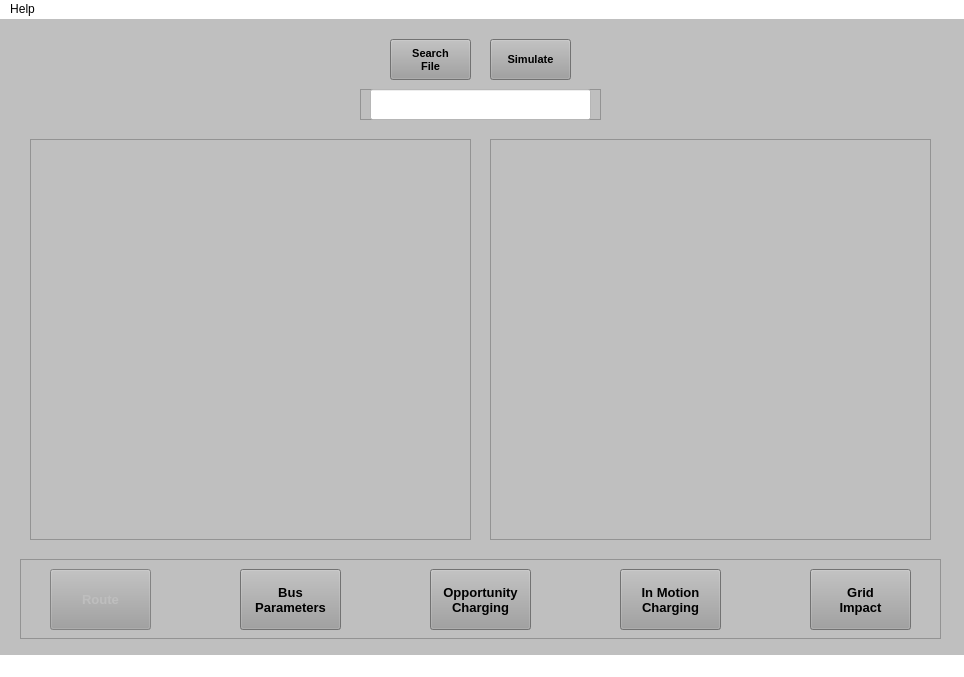
<?xml version="1.0" encoding="UTF-8"?>
<ui version="4.0">
 <class>MainWindow</class>
 <widget class="QMainWindow" name="MainWindow">
  <property name="geometry">
   <rect>
    <x>0</x>
    <y>0</y>
    <width>964</width>
    <height>677</height>
   </rect>
  </property>
  <property name="palette">
   <palette>
    <active>
     <colorrole role="WindowText">
      <brush brushstyle="SolidPattern">
       <color alpha="255">
        <red>0</red>
        <green>0</green>
        <blue>0</blue>
       </color>
      </brush>
     </colorrole>
     <colorrole role="Button">
      <brush brushstyle="SolidPattern">
       <color alpha="255">
        <red>191</red>
        <green>191</green>
        <blue>191</blue>
       </color>
      </brush>
     </colorrole>
     <colorrole role="Light">
      <brush brushstyle="SolidPattern">
       <color alpha="255">
        <red>255</red>
        <green>255</green>
        <blue>255</blue>
       </color>
      </brush>
     </colorrole>
     <colorrole role="Midlight">
      <brush brushstyle="SolidPattern">
       <color alpha="255">
        <red>223</red>
        <green>223</green>
        <blue>223</blue>
       </color>
      </brush>
     </colorrole>
     <colorrole role="Dark">
      <brush brushstyle="SolidPattern">
       <color alpha="255">
        <red>95</red>
        <green>95</green>
        <blue>95</blue>
       </color>
      </brush>
     </colorrole>
     <colorrole role="Mid">
      <brush brushstyle="SolidPattern">
       <color alpha="255">
        <red>127</red>
        <green>127</green>
        <blue>127</blue>
       </color>
      </brush>
     </colorrole>
     <colorrole role="Text">
      <brush brushstyle="SolidPattern">
       <color alpha="255">
        <red>0</red>
        <green>0</green>
        <blue>0</blue>
       </color>
      </brush>
     </colorrole>
     <colorrole role="BrightText">
      <brush brushstyle="SolidPattern">
       <color alpha="255">
        <red>255</red>
        <green>255</green>
        <blue>255</blue>
       </color>
      </brush>
     </colorrole>
     <colorrole role="ButtonText">
      <brush brushstyle="SolidPattern">
       <color alpha="255">
        <red>0</red>
        <green>0</green>
        <blue>0</blue>
       </color>
      </brush>
     </colorrole>
     <colorrole role="Base">
      <brush brushstyle="SolidPattern">
       <color alpha="255">
        <red>255</red>
        <green>255</green>
        <blue>255</blue>
       </color>
      </brush>
     </colorrole>
     <colorrole role="Window">
      <brush brushstyle="SolidPattern">
       <color alpha="255">
        <red>191</red>
        <green>191</green>
        <blue>191</blue>
       </color>
      </brush>
     </colorrole>
     <colorrole role="Shadow">
      <brush brushstyle="SolidPattern">
       <color alpha="255">
        <red>0</red>
        <green>0</green>
        <blue>0</blue>
       </color>
      </brush>
     </colorrole>
     <colorrole role="AlternateBase">
      <brush brushstyle="SolidPattern">
       <color alpha="255">
        <red>223</red>
        <green>223</green>
        <blue>223</blue>
       </color>
      </brush>
     </colorrole>
     <colorrole role="ToolTipBase">
      <brush brushstyle="SolidPattern">
       <color alpha="255">
        <red>255</red>
        <green>255</green>
        <blue>220</blue>
       </color>
      </brush>
     </colorrole>
     <colorrole role="ToolTipText">
      <brush brushstyle="SolidPattern">
       <color alpha="255">
        <red>0</red>
        <green>0</green>
        <blue>0</blue>
       </color>
      </brush>
     </colorrole>
    </active>
    <inactive>
     <colorrole role="WindowText">
      <brush brushstyle="SolidPattern">
       <color alpha="255">
        <red>0</red>
        <green>0</green>
        <blue>0</blue>
       </color>
      </brush>
     </colorrole>
     <colorrole role="Button">
      <brush brushstyle="SolidPattern">
       <color alpha="255">
        <red>191</red>
        <green>191</green>
        <blue>191</blue>
       </color>
      </brush>
     </colorrole>
     <colorrole role="Light">
      <brush brushstyle="SolidPattern">
       <color alpha="255">
        <red>255</red>
        <green>255</green>
        <blue>255</blue>
       </color>
      </brush>
     </colorrole>
     <colorrole role="Midlight">
      <brush brushstyle="SolidPattern">
       <color alpha="255">
        <red>223</red>
        <green>223</green>
        <blue>223</blue>
       </color>
      </brush>
     </colorrole>
     <colorrole role="Dark">
      <brush brushstyle="SolidPattern">
       <color alpha="255">
        <red>95</red>
        <green>95</green>
        <blue>95</blue>
       </color>
      </brush>
     </colorrole>
     <colorrole role="Mid">
      <brush brushstyle="SolidPattern">
       <color alpha="255">
        <red>127</red>
        <green>127</green>
        <blue>127</blue>
       </color>
      </brush>
     </colorrole>
     <colorrole role="Text">
      <brush brushstyle="SolidPattern">
       <color alpha="255">
        <red>0</red>
        <green>0</green>
        <blue>0</blue>
       </color>
      </brush>
     </colorrole>
     <colorrole role="BrightText">
      <brush brushstyle="SolidPattern">
       <color alpha="255">
        <red>255</red>
        <green>255</green>
        <blue>255</blue>
       </color>
      </brush>
     </colorrole>
     <colorrole role="ButtonText">
      <brush brushstyle="SolidPattern">
       <color alpha="255">
        <red>0</red>
        <green>0</green>
        <blue>0</blue>
       </color>
      </brush>
     </colorrole>
     <colorrole role="Base">
      <brush brushstyle="SolidPattern">
       <color alpha="255">
        <red>255</red>
        <green>255</green>
        <blue>255</blue>
       </color>
      </brush>
     </colorrole>
     <colorrole role="Window">
      <brush brushstyle="SolidPattern">
       <color alpha="255">
        <red>191</red>
        <green>191</green>
        <blue>191</blue>
       </color>
      </brush>
     </colorrole>
     <colorrole role="Shadow">
      <brush brushstyle="SolidPattern">
       <color alpha="255">
        <red>0</red>
        <green>0</green>
        <blue>0</blue>
       </color>
      </brush>
     </colorrole>
     <colorrole role="AlternateBase">
      <brush brushstyle="SolidPattern">
       <color alpha="255">
        <red>223</red>
        <green>223</green>
        <blue>223</blue>
       </color>
      </brush>
     </colorrole>
     <colorrole role="ToolTipBase">
      <brush brushstyle="SolidPattern">
       <color alpha="255">
        <red>255</red>
        <green>255</green>
        <blue>220</blue>
       </color>
      </brush>
     </colorrole>
     <colorrole role="ToolTipText">
      <brush brushstyle="SolidPattern">
       <color alpha="255">
        <red>0</red>
        <green>0</green>
        <blue>0</blue>
       </color>
      </brush>
     </colorrole>
    </inactive>
    <disabled>
     <colorrole role="WindowText">
      <brush brushstyle="SolidPattern">
       <color alpha="255">
        <red>95</red>
        <green>95</green>
        <blue>95</blue>
       </color>
      </brush>
     </colorrole>
     <colorrole role="Button">
      <brush brushstyle="SolidPattern">
       <color alpha="255">
        <red>191</red>
        <green>191</green>
        <blue>191</blue>
       </color>
      </brush>
     </colorrole>
     <colorrole role="Light">
      <brush brushstyle="SolidPattern">
       <color alpha="255">
        <red>255</red>
        <green>255</green>
        <blue>255</blue>
       </color>
      </brush>
     </colorrole>
     <colorrole role="Midlight">
      <brush brushstyle="SolidPattern">
       <color alpha="255">
        <red>223</red>
        <green>223</green>
        <blue>223</blue>
       </color>
      </brush>
     </colorrole>
     <colorrole role="Dark">
      <brush brushstyle="SolidPattern">
       <color alpha="255">
        <red>95</red>
        <green>95</green>
        <blue>95</blue>
       </color>
      </brush>
     </colorrole>
     <colorrole role="Mid">
      <brush brushstyle="SolidPattern">
       <color alpha="255">
        <red>127</red>
        <green>127</green>
        <blue>127</blue>
       </color>
      </brush>
     </colorrole>
     <colorrole role="Text">
      <brush brushstyle="SolidPattern">
       <color alpha="255">
        <red>95</red>
        <green>95</green>
        <blue>95</blue>
       </color>
      </brush>
     </colorrole>
     <colorrole role="BrightText">
      <brush brushstyle="SolidPattern">
       <color alpha="255">
        <red>255</red>
        <green>255</green>
        <blue>255</blue>
       </color>
      </brush>
     </colorrole>
     <colorrole role="ButtonText">
      <brush brushstyle="SolidPattern">
       <color alpha="255">
        <red>95</red>
        <green>95</green>
        <blue>95</blue>
       </color>
      </brush>
     </colorrole>
     <colorrole role="Base">
      <brush brushstyle="SolidPattern">
       <color alpha="255">
        <red>191</red>
        <green>191</green>
        <blue>191</blue>
       </color>
      </brush>
     </colorrole>
     <colorrole role="Window">
      <brush brushstyle="SolidPattern">
       <color alpha="255">
        <red>191</red>
        <green>191</green>
        <blue>191</blue>
       </color>
      </brush>
     </colorrole>
     <colorrole role="Shadow">
      <brush brushstyle="SolidPattern">
       <color alpha="255">
        <red>0</red>
        <green>0</green>
        <blue>0</blue>
       </color>
      </brush>
     </colorrole>
     <colorrole role="AlternateBase">
      <brush brushstyle="SolidPattern">
       <color alpha="255">
        <red>191</red>
        <green>191</green>
        <blue>191</blue>
       </color>
      </brush>
     </colorrole>
     <colorrole role="ToolTipBase">
      <brush brushstyle="SolidPattern">
       <color alpha="255">
        <red>255</red>
        <green>255</green>
        <blue>220</blue>
       </color>
      </brush>
     </colorrole>
     <colorrole role="ToolTipText">
      <brush brushstyle="SolidPattern">
       <color alpha="255">
        <red>0</red>
        <green>0</green>
        <blue>0</blue>
       </color>
      </brush>
     </colorrole>
    </disabled>
   </palette>
  </property>
  <property name="windowTitle">
   <string>Electric Bus Charging Analyzer - Route</string>
  </property>
  <property name="windowIcon">
   <iconset>
    <normaloff>../Imgs/iconBus.png</normaloff>../Imgs/iconBus.png</iconset>
  </property>
  <property name="windowOpacity">
   <double>1.000000000000000</double>
  </property>
  <property name="autoFillBackground">
   <bool>false</bool>
  </property>
  <property name="locale">
   <locale language="English" country="UnitedStates"/>
  </property>
  <property name="documentMode">
   <bool>false</bool>
  </property>
  <widget class="QWidget" name="centralwidget">
   <widget class="QFrame" name="ButtonsFrame">
    <property name="geometry">
     <rect>
      <x>20</x>
      <y>540</y>
      <width>921</width>
      <height>80</height>
     </rect>
    </property>
    <property name="palette">
     <palette>
      <active>
       <colorrole role="Light">
        <brush brushstyle="SolidPattern">
         <color alpha="255">
          <red>255</red>
          <green>255</green>
          <blue>255</blue>
         </color>
        </brush>
       </colorrole>
       <colorrole role="Base">
        <brush brushstyle="SolidPattern">
         <color alpha="255">
          <red>143</red>
          <green>143</green>
          <blue>143</blue>
         </color>
        </brush>
       </colorrole>
       <colorrole role="HighlightedText">
        <brush brushstyle="SolidPattern">
         <color alpha="255">
          <red>255</red>
          <green>255</green>
          <blue>255</blue>
         </color>
        </brush>
       </colorrole>
       <colorrole role="NoRole">
        <brush brushstyle="SolidPattern">
         <color alpha="255">
          <red>255</red>
          <green>255</green>
          <blue>255</blue>
         </color>
        </brush>
       </colorrole>
      </active>
      <inactive>
       <colorrole role="Light">
        <brush brushstyle="SolidPattern">
         <color alpha="255">
          <red>255</red>
          <green>255</green>
          <blue>255</blue>
         </color>
        </brush>
       </colorrole>
       <colorrole role="Base">
        <brush brushstyle="SolidPattern">
         <color alpha="255">
          <red>143</red>
          <green>143</green>
          <blue>143</blue>
         </color>
        </brush>
       </colorrole>
       <colorrole role="HighlightedText">
        <brush brushstyle="SolidPattern">
         <color alpha="255">
          <red>255</red>
          <green>255</green>
          <blue>255</blue>
         </color>
        </brush>
       </colorrole>
       <colorrole role="NoRole">
        <brush brushstyle="SolidPattern">
         <color alpha="255">
          <red>255</red>
          <green>255</green>
          <blue>255</blue>
         </color>
        </brush>
       </colorrole>
      </inactive>
      <disabled>
       <colorrole role="Light">
        <brush brushstyle="SolidPattern">
         <color alpha="255">
          <red>255</red>
          <green>255</green>
          <blue>255</blue>
         </color>
        </brush>
       </colorrole>
       <colorrole role="Base">
        <brush brushstyle="SolidPattern">
         <color alpha="255">
          <red>191</red>
          <green>191</green>
          <blue>191</blue>
         </color>
        </brush>
       </colorrole>
       <colorrole role="HighlightedText">
        <brush brushstyle="SolidPattern">
         <color alpha="255">
          <red>255</red>
          <green>255</green>
          <blue>255</blue>
         </color>
        </brush>
       </colorrole>
       <colorrole role="NoRole">
        <brush brushstyle="SolidPattern">
         <color alpha="255">
          <red>255</red>
          <green>255</green>
          <blue>255</blue>
         </color>
        </brush>
       </colorrole>
      </disabled>
     </palette>
    </property>
    <property name="autoFillBackground">
     <bool>false</bool>
    </property>
    <property name="frameShape">
     <enum>QFrame::StyledPanel</enum>
    </property>
    <property name="frameShadow">
     <enum>QFrame::Plain</enum>
    </property>
    <property name="lineWidth">
     <number>2</number>
    </property>
    <widget class="QPushButton" name="RouteButton">
     <property name="enabled">
      <bool>false</bool>
     </property>
     <property name="geometry">
      <rect>
       <x>30</x>
       <y>10</y>
       <width>101</width>
       <height>61</height>
      </rect>
     </property>
     <property name="font">
      <font>
       <family>MS Sans Serif</family>
       <pointsize>10</pointsize>
       <weight>75</weight>
       <bold>true</bold>
      </font>
     </property>
     <property name="statusTip">
      <string>Push to go to the Route tab</string>
     </property>
     <property name="styleSheet">
      <string notr="true">background-color: rgb(159, 159, 159);</string>
     </property>
     <property name="text">
      <string>Route</string>
     </property>
    </widget>
    <widget class="QPushButton" name="BusButton">
     <property name="geometry">
      <rect>
       <x>220</x>
       <y>10</y>
       <width>101</width>
       <height>61</height>
      </rect>
     </property>
     <property name="font">
      <font>
       <family>MS Sans Serif</family>
       <pointsize>10</pointsize>
       <weight>75</weight>
       <bold>true</bold>
      </font>
     </property>
     <property name="statusTip">
      <string>Push to go to the Bus Parameters tab</string>
     </property>
     <property name="styleSheet">
      <string notr="true">background-color: rgb(159, 159, 159);</string>
     </property>
     <property name="text">
      <string>Bus
Parameters</string>
     </property>
    </widget>
    <widget class="QPushButton" name="DynamicButton">
     <property name="geometry">
      <rect>
       <x>600</x>
       <y>10</y>
       <width>101</width>
       <height>61</height>
      </rect>
     </property>
     <property name="font">
      <font>
       <family>MS Sans Serif</family>
       <pointsize>10</pointsize>
       <weight>75</weight>
       <bold>true</bold>
      </font>
     </property>
     <property name="statusTip">
      <string>Push to go to the In Motion Charging tab</string>
     </property>
     <property name="styleSheet">
      <string notr="true">background-color: rgb(159, 159, 159);</string>
     </property>
     <property name="text">
      <string>In Motion
Charging</string>
     </property>
    </widget>
    <widget class="QPushButton" name="OpportunityButton">
     <property name="geometry">
      <rect>
       <x>410</x>
       <y>10</y>
       <width>101</width>
       <height>61</height>
      </rect>
     </property>
     <property name="font">
      <font>
       <family>MS Sans Serif</family>
       <pointsize>10</pointsize>
       <weight>75</weight>
       <bold>true</bold>
      </font>
     </property>
     <property name="statusTip">
      <string>Push to go to the Opportunity Charging tab</string>
     </property>
     <property name="styleSheet">
      <string notr="true">background-color: rgb(159, 159, 159);</string>
     </property>
     <property name="text">
      <string>Opportunity
Charging</string>
     </property>
    </widget>
    <widget class="QPushButton" name="GridButton">
     <property name="geometry">
      <rect>
       <x>790</x>
       <y>10</y>
       <width>101</width>
       <height>61</height>
      </rect>
     </property>
     <property name="font">
      <font>
       <family>MS Sans Serif</family>
       <pointsize>10</pointsize>
       <weight>75</weight>
       <bold>true</bold>
      </font>
     </property>
     <property name="statusTip">
      <string>Push to go to the Grid tab</string>
     </property>
     <property name="styleSheet">
      <string notr="true">background-color: rgb(159, 159, 159);</string>
     </property>
     <property name="locale">
      <locale language="English" country="UnitedStates"/>
     </property>
     <property name="text">
      <string>Grid
Impact</string>
     </property>
    </widget>
   </widget>
   <widget class="QFrame" name="RouteMapFrame">
    <property name="geometry">
     <rect>
      <x>30</x>
      <y>120</y>
      <width>441</width>
      <height>401</height>
     </rect>
    </property>
    <property name="palette">
     <palette>
      <active>
       <colorrole role="Base">
        <brush brushstyle="SolidPattern">
         <color alpha="255">
          <red>143</red>
          <green>143</green>
          <blue>143</blue>
         </color>
        </brush>
       </colorrole>
      </active>
      <inactive>
       <colorrole role="Base">
        <brush brushstyle="SolidPattern">
         <color alpha="255">
          <red>143</red>
          <green>143</green>
          <blue>143</blue>
         </color>
        </brush>
       </colorrole>
      </inactive>
      <disabled>
       <colorrole role="Base">
        <brush brushstyle="SolidPattern">
         <color alpha="255">
          <red>191</red>
          <green>191</green>
          <blue>191</blue>
         </color>
        </brush>
       </colorrole>
      </disabled>
     </palette>
    </property>
    <property name="accessibleName">
     <string>.csv</string>
    </property>
    <property name="frameShape">
     <enum>QFrame::StyledPanel</enum>
    </property>
    <property name="frameShadow">
     <enum>QFrame::Plain</enum>
    </property>
    <widget class="QWidget" name="RouteMapWidget" native="true">
     <property name="geometry">
      <rect>
       <x>9</x>
       <y>9</y>
       <width>421</width>
       <height>381</height>
      </rect>
     </property>
    </widget>
   </widget>
   <widget class="QPushButton" name="SearchFileButton">
    <property name="enabled">
     <bool>true</bool>
    </property>
    <property name="geometry">
     <rect>
      <x>390</x>
      <y>20</y>
      <width>81</width>
      <height>41</height>
     </rect>
    </property>
    <property name="font">
     <font>
      <family>MS Sans Serif</family>
      <pointsize>8</pointsize>
      <weight>75</weight>
      <bold>true</bold>
     </font>
    </property>
    <property name="statusTip">
     <string>Push to Search Route File </string>
    </property>
    <property name="styleSheet">
     <string notr="true">background-color: rgb(159, 159, 159);</string>
    </property>
    <property name="text">
     <string>Search
File</string>
    </property>
   </widget>
   <widget class="QPushButton" name="SimulateFileButton">
    <property name="enabled">
     <bool>true</bool>
    </property>
    <property name="geometry">
     <rect>
      <x>490</x>
      <y>20</y>
      <width>81</width>
      <height>41</height>
     </rect>
    </property>
    <property name="font">
     <font>
      <family>MS Sans Serif</family>
      <pointsize>8</pointsize>
      <weight>75</weight>
      <bold>true</bold>
     </font>
    </property>
    <property name="statusTip">
     <string>Push to Simulate Route</string>
    </property>
    <property name="styleSheet">
     <string notr="true">background-color: rgb(159, 159, 159);</string>
    </property>
    <property name="text">
     <string>Simulate</string>
    </property>
   </widget>
   <widget class="QFrame" name="ProfileMapFrame">
    <property name="geometry">
     <rect>
      <x>490</x>
      <y>120</y>
      <width>441</width>
      <height>401</height>
     </rect>
    </property>
    <property name="palette">
     <palette>
      <active>
       <colorrole role="Base">
        <brush brushstyle="SolidPattern">
         <color alpha="255">
          <red>143</red>
          <green>143</green>
          <blue>143</blue>
         </color>
        </brush>
       </colorrole>
      </active>
      <inactive>
       <colorrole role="Base">
        <brush brushstyle="SolidPattern">
         <color alpha="255">
          <red>143</red>
          <green>143</green>
          <blue>143</blue>
         </color>
        </brush>
       </colorrole>
      </inactive>
      <disabled>
       <colorrole role="Base">
        <brush brushstyle="SolidPattern">
         <color alpha="255">
          <red>191</red>
          <green>191</green>
          <blue>191</blue>
         </color>
        </brush>
       </colorrole>
      </disabled>
     </palette>
    </property>
    <property name="accessibleName">
     <string>.csv</string>
    </property>
    <property name="frameShape">
     <enum>QFrame::StyledPanel</enum>
    </property>
    <property name="frameShadow">
     <enum>QFrame::Plain</enum>
    </property>
    <widget class="QWidget" name="ProfileMapWidget" native="true">
     <property name="geometry">
      <rect>
       <x>10</x>
       <y>10</y>
       <width>421</width>
       <height>381</height>
      </rect>
     </property>
    </widget>
   </widget>
   <widget class="QFrame" name="RouteFileLineFrame">
    <property name="enabled">
     <bool>false</bool>
    </property>
    <property name="geometry">
     <rect>
      <x>360</x>
      <y>70</y>
      <width>241</width>
      <height>31</height>
     </rect>
    </property>
    <property name="palette">
     <palette>
      <active>
       <colorrole role="Base">
        <brush brushstyle="SolidPattern">
         <color alpha="255">
          <red>143</red>
          <green>143</green>
          <blue>143</blue>
         </color>
        </brush>
       </colorrole>
      </active>
      <inactive>
       <colorrole role="Base">
        <brush brushstyle="SolidPattern">
         <color alpha="255">
          <red>143</red>
          <green>143</green>
          <blue>143</blue>
         </color>
        </brush>
       </colorrole>
      </inactive>
      <disabled>
       <colorrole role="Base">
        <brush brushstyle="SolidPattern">
         <color alpha="255">
          <red>191</red>
          <green>191</green>
          <blue>191</blue>
         </color>
        </brush>
       </colorrole>
      </disabled>
     </palette>
    </property>
    <property name="accessibleName">
     <string>.csv</string>
    </property>
    <property name="frameShape">
     <enum>QFrame::StyledPanel</enum>
    </property>
    <property name="frameShadow">
     <enum>QFrame::Plain</enum>
    </property>
    <widget class="QLineEdit" name="RouteFileLine">
     <property name="geometry">
      <rect>
       <x>10</x>
       <y>0</y>
       <width>221</width>
       <height>31</height>
      </rect>
     </property>
     <property name="font">
      <font>
       <family>MS Sans Serif</family>
       <pointsize>10</pointsize>
       <weight>75</weight>
       <bold>true</bold>
      </font>
     </property>
     <property name="styleSheet">
      <string notr="true">background-color: rgb(255, 255, 255);
border-color: rgb(0, 0, 0);
</string>
     </property>
    </widget>
   </widget>
  </widget>
  <widget class="QMenuBar" name="menubar">
   <property name="geometry">
    <rect>
     <x>0</x>
     <y>0</y>
     <width>964</width>
     <height>26</height>
    </rect>
   </property>
   <property name="styleSheet">
    <string notr="true">background-color: rgb(255, 255, 255);</string>
   </property>
   <widget class="QMenu" name="menuHelp">
    <property name="focusPolicy">
     <enum>Qt::NoFocus</enum>
    </property>
    <property name="contextMenuPolicy">
     <enum>Qt::DefaultContextMenu</enum>
    </property>
    <property name="statusTip">
     <string/>
    </property>
    <property name="styleSheet">
     <string notr="true">background-color: rgb(191, 191, 191)</string>
    </property>
    <property name="title">
     <string>Help</string>
    </property>
    <property name="separatorsCollapsible">
     <bool>false</bool>
    </property>
    <property name="toolTipsVisible">
     <bool>false</bool>
    </property>
    <addaction name="actionUser_manual"/>
    <addaction name="actionAbout"/>
   </widget>
   <addaction name="menuHelp"/>
  </widget>
  <widget class="QStatusBar" name="statusbar">
   <property name="font">
    <font>
     <family>MS Sans Serif</family>
     <pointsize>10</pointsize>
     <weight>75</weight>
     <bold>true</bold>
    </font>
   </property>
   <property name="autoFillBackground">
    <bool>false</bool>
   </property>
   <property name="styleSheet">
    <string notr="true">background-color: rgb(255, 255, 255);</string>
   </property>
  </widget>
  <action name="actionUser_manual">
   <property name="text">
    <string>User Manual</string>
   </property>
   <property name="statusTip">
    <string>Go to the User Manual</string>
   </property>
  </action>
  <action name="actionAbout">
   <property name="text">
    <string>About</string>
   </property>
   <property name="statusTip">
    <string>Show the About window</string>
   </property>
   <property name="menuRole">
    <enum>QAction::TextHeuristicRole</enum>
   </property>
  </action>
 </widget>
 <resources/>
 <connections/>
</ui>
